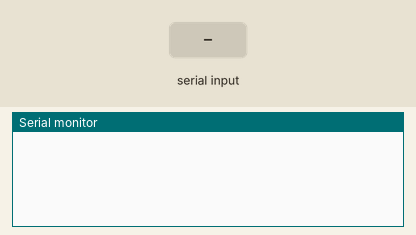
This sketch was run on a simulated Arduino Uno, built with avr-gcc and run on an emulated ATmega328P. Shown: the last lines printed to the serial monitor. The test bench sets the inputs (shaded band).

Above: at 1.2 s.
1.3 s: "demo 1\n" received over Serial
At 3.5 s:
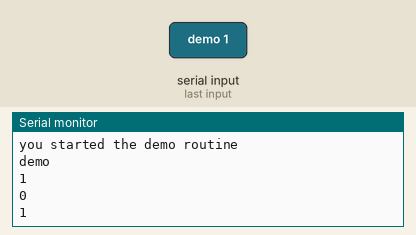
3.8 s: "sort 1\n" received over Serial
At 5.5 s:
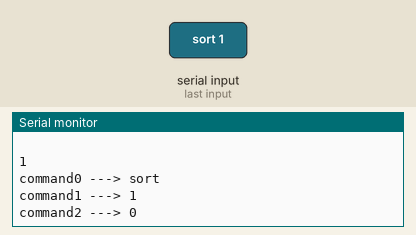
6.3 s: "sort" received over Serial
At 8.5 s:
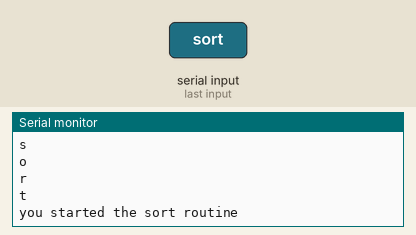
8.8 s: "90 45 200\n" received over Serial
At 11.4 s:
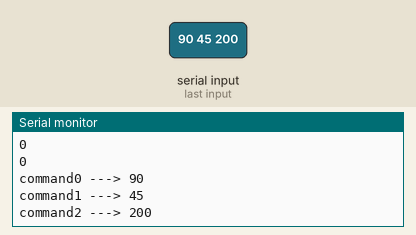
Timing chart, 0 to 12.3 s (numbered marks = the images above; inputs shaded):
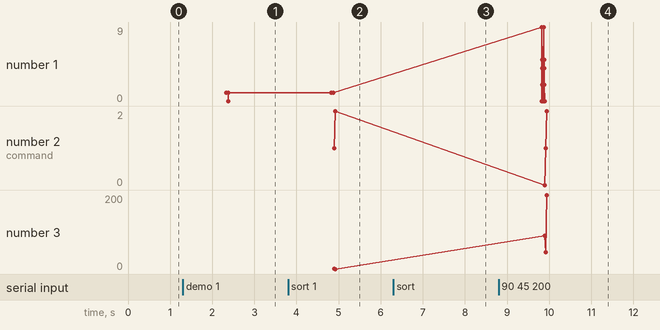

The sketch:

serial_read_string.ino
```cpp
#include "parceCommands.h"
String incoming = "";   // for incoming serial string data

String command[] = {"0", "0", "0"};

void setup() {
        Serial.begin(9600);     // opens serial port, sets data rate to 9600 bps
}

void loop() {
  // send data only when you receive data:
  if (Serial.available() > 0) {
    // read the incoming:
    incoming = Serial.readString();
    // say what you got:
    Serial.println(incoming);
    splitCommand(incoming, command);
    if (command[0] == "demo") {
      //demo routine
      Serial.println("you started the demo routine");
      for (int i = 0; i< 3; i++){
        Serial.println(command[i]);
      }
      char buf1[command[1].length()+1];
      command[1].toCharArray(buf1, command[1].length()+1);
      char buf2[command[2].length()+1];
      command[2].toCharArray(buf2, command[2].length()+1);
      Serial.println(atoi(buf1) + atoi(buf2));
    }
    else if (incoming=="sort") {
      //sorteer routine
      Serial.println("you started the sort routine");
    }
    else {
      //junk
      Serial.println("something else");
//      Serial.println(incoming);
      splitCommand(incoming, command);
      for (int i = 0; i<3; i++){
        Serial.print("command");Serial.print(i);Serial.print(" ---> ");Serial.println(command[i]);
      }
      incoming = "";
    }
    Serial.flush();
  }
}
```

parceCommands.cpp
```cpp
//
// Created by Nadavash on 18/05/2021.
//

#include "parceCommands.h"

void splitCommand(String incoming, String* command){
    String temp = "";
    int wordIndex = 0;
    for (int i = 0; i< incoming.length(); i++){
        Serial.println(incoming[i]);
        if(incoming[i] == ' '){
            command[wordIndex] = temp;
            temp = "";
            wordIndex+=1;
        }
        else{
            temp = temp + incoming[i];
        }
    }
    if (wordIndex < 3){
        command[wordIndex] = temp;
    }
    temp = "";
}

void flushCommand(String* command){
    for (int i = 0; i<3; i++){
        command[i] = "0";
    }
}
```

parceCommands.h
```cpp
//
// Created by Nadavash on 18/05/2021.
//

#ifndef UNTITLED_PARCECOMMANDS_H
#define UNTITLED_PARCECOMMANDS_H

#include "Arduino.h"

void splitCommand(String incoming, String* command);
void flushCommand(String* command);

#endif //UNTITLED_PARCECOMMANDS_H
```

Measured:
- after the input at 1.3 s, the serial monitor: prints a new line after 1.0 s (image 1)
- after the input at 3.8 s, the serial monitor: prints a new line after 1.0 s (image 2)
- after the input at 6.3 s, the serial monitor: prints a new line after 1.0 s (image 3)
- after the input at 8.8 s, the serial monitor: prints a new line after 1.0 s (image 4)
- plotted number 1: 1 → 0 after the input at 8.8 s
- plotted number 3: 0 → 200 after the input at 8.8 s
